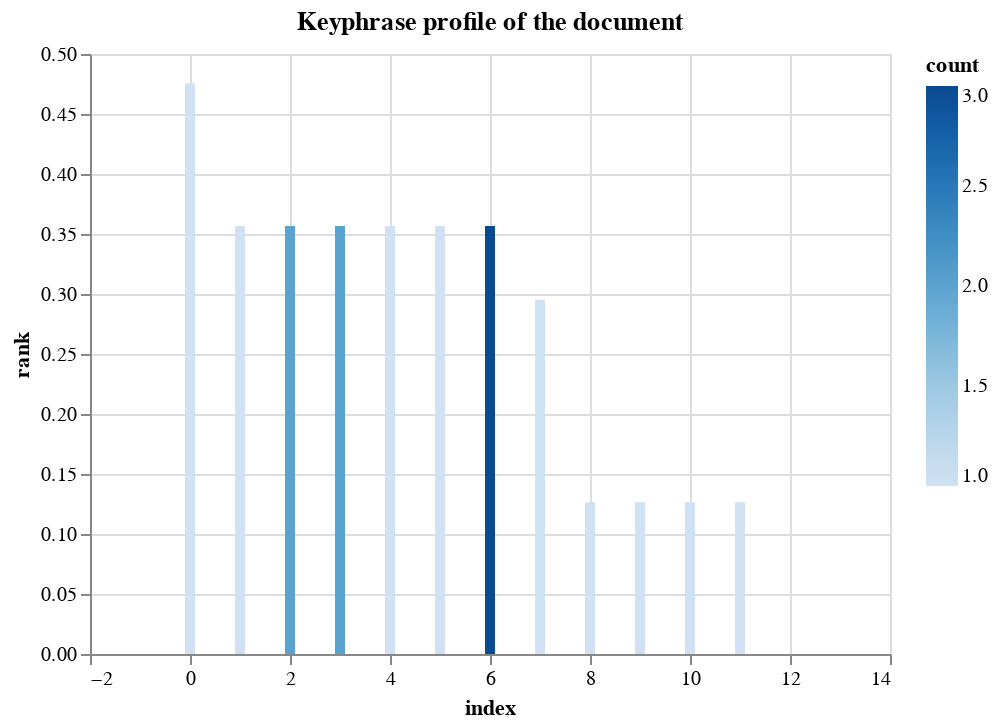

Notebook cell for this chart:
### Code cell
tr = doc._.textrank
tr.plot_keyphrases()

### Figure 1 — Vega-Lite specification as saved in the notebook (floating-point values rounded to 4 significant figures)
{"config": {"view": {"continuousWidth": 400, "continuousHeight": 300}}, "data": {"name": "data-903ff1d7272fcc0786d901a840b3bf45"}, "mark": "bar", "encoding": {"color": {"field": "count", "type": "quantitative"}, "tooltip": [{"field": "text", "type": "nominal"}, {"field": "rank", "type": "quantitative"}, {"field": "count", "type": "quantitative"}], "x": {"field": "index", "type": "quantitative"}, "y": {"field": "rank", "type": "quantitative"}}, "title": "Keyphrase profile of the document", "$schema": "https://vega.github.io/schema/vega-lite/v4.17.0.json", "datasets": {"data-903ff1d7272fcc0786d901a840b3bf45": [{"index": 0, "text": "北方傳統", "count": 1, "rank": 0.4756}, {"index": 1, "text": "千年", "count": 1, "rank": 0.3567}, {"index": 2, "text": "台灣", "count": 2, "rank": 0.3567}, {"index": 3, "text": "大樓", "count": 2, "rank": 0.3567}, {"index": 4, "text": "建築師", "count": 1, "rank": 0.3567}, {"index": 5, "text": "金門", "count": 1, "rank": 0.3567}, {"index": 6, "text": "閩式", "count": 3, "rank": 0.3567}, {"index": 7, "text": "衝突", "count": 1, "rank": 0.2951}, {"index": 8, "text": "台大", "count": 1, "rank": 0.1264}, {"index": 9, "text": "大武山", "count": 1, "rank": 0.1264}, {"index": 10, "text": "王宅", "count": 1, "rank": 0.1264}, {"index": 11, "text": "閩", "count": 1, "rank": 0.1264}, {"index": 12, "text": "一秒秒", "count": 1, "rank": 0.0}, {"index": 13, "text": "十八間", "count": 1, "rank": 0.0}]}}
